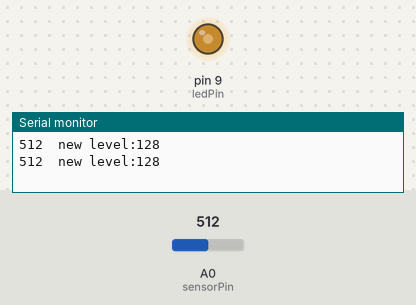
This sketch was run on a simulated Arduino Uno, built with avr-gcc and run on an emulated ATmega328P. Shown: output pins drawn as LEDs (lit = HIGH), the last lines printed to the serial monitor. Inputs (shaded band) come from the test bench; at power-on: A0 (sensorPin) = 512.

Above: at 1.8 s.
1.9 s: A0 (sensorPin) set to 306
At 4.1 s:
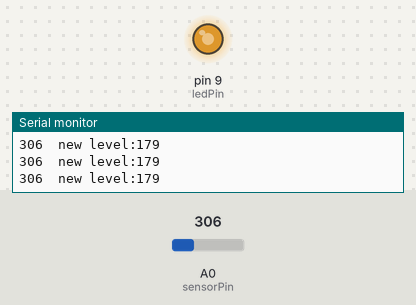
4.5 s: A0 (sensorPin) set to 122
At 6.5 s:
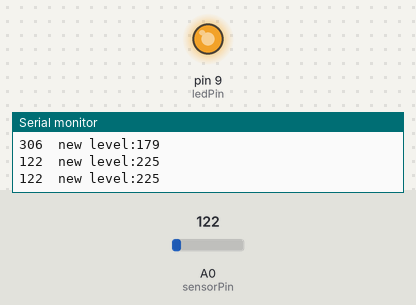
7.5 s: A0 (sensorPin) set to 900
At 10.0 s:
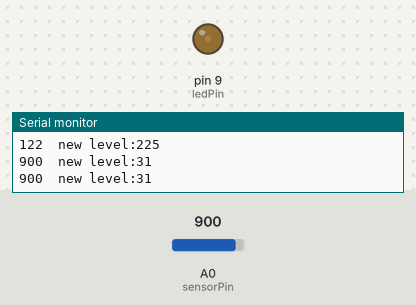
10.5 s: A0 (sensorPin) set to 511
At 12.4 s:
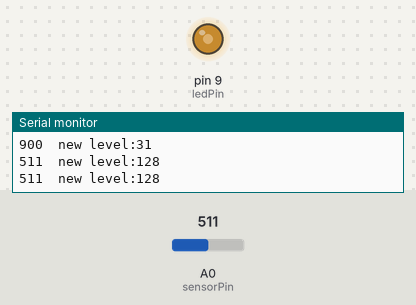
Timing chart, 0 to 13.9 s (numbered marks = the images above; inputs shaded):
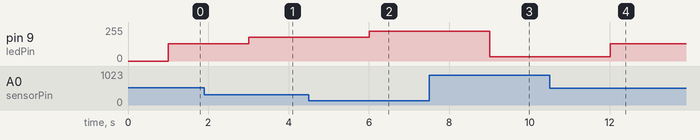

Measured:
- after the input at 1.9 s, pin 9 (ledPin): 128/255 → 179/255 after 1.1 s
- after the input at 4.5 s, pin 9 (ledPin): 179/255 → 225/255 after 1.5 s
- after the input at 7.5 s, pin 9 (ledPin): 225/255 → 31/255 after 1.5 s
- after the input at 10.5 s, pin 9 (ledPin): 31/255 → 128/255 after 1.5 s

The sketch:

photoResistor.ino
```cpp
const int sensorPin = 0;
const int ledPin = 9;

int lightLevel;
int calibratedlightLevel; // used to store the scaled / calibrated lightLevel

void setup()
{
  pinMode(ledPin, OUTPUT);    // Set up the LED pin to be an output.
  Serial.begin(9600);
}

void loop()
{
  lightLevel = analogRead(sensorPin);  // reads the voltage on the sensorPin
  Serial.print(lightLevel);
  Serial.print(" ");
  //calibratedlightLevel = map(lightLevel, 0, 1023, 0, 255);
  calibratedlightLevel = map(lightLevel, 0, 1023, 255, 0); //reverse
  calibratedlightLevel = constrain(calibratedlightLevel, 0, 255);
  Serial.print(" new level:");
  Serial.print(calibratedlightLevel);
  Serial.println("");
  delay(1000);
  analogWrite(ledPin, calibratedlightLevel);
}
```
